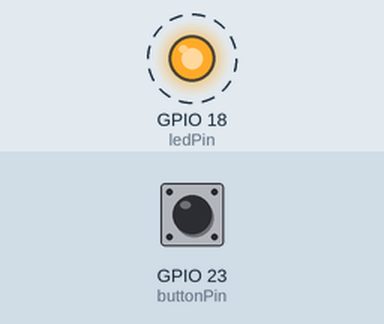
Simulated run of this sketch. Board: ESP32. Shown: output pins drawn as LEDs (lit = HIGH). Dashed ring = blinking. The inputs (shaded band) are chosen by the test bench; at power-on: GPIO 23 (buttonPin) HIGH.

Above: at 0.87 s.
1.3 s: GPIO 23 (buttonPin) pulled LOW for 3.2 s
At 1.3 s:
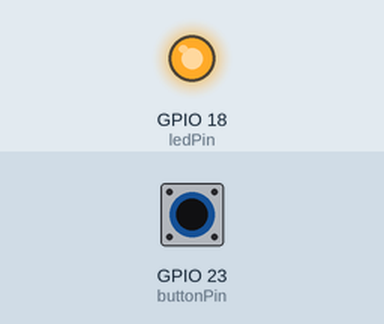
Timing chart, 0 to 12.0 s (numbered marks = the images above; inputs shaded):
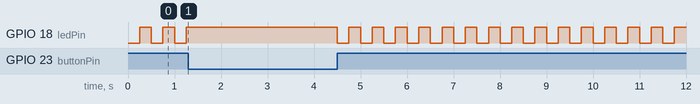

The sketch:

nonblocking_button_led.ino
```cpp
const int ledPin = 18;
const int buttonPin = 23;

const unsigned long interval = 250;  // 250 ms per toggle = 2 full blinks/sec
unsigned long previousMillis = 0;

bool ledState = LOW;
bool wasPressed = false;

void setup() {
  pinMode(ledPin, OUTPUT);
  pinMode(buttonPin, INPUT_PULLUP);
  Serial.begin(115200);
}

void loop() {
  unsigned long currentMillis = millis();
  bool isPressed = (digitalRead(buttonPin) == LOW);

  if (isPressed) {
    // Button takes priority: override blinking and hold LED on.
    ledState = HIGH;
    digitalWrite(ledPin, ledState);
  } else {
    // On release, restart the blink cycle from LED off.
    if (wasPressed) {
      ledState = LOW;
      digitalWrite(ledPin, LOW);
      previousMillis = currentMillis;
    }

    // Toggle LED only after the specified interval has elapsed.
    if (currentMillis - previousMillis >= interval) {
      ledState = !ledState;
      digitalWrite(ledPin, ledState);
      previousMillis = currentMillis;
    }
  }

  wasPressed = isPressed;
}
```
